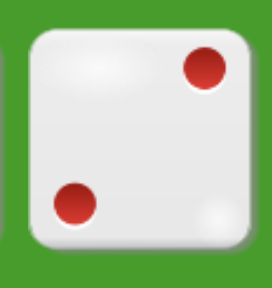
#> input picture assets/dice_two.png, 272 x 288 px
$ python resize_image.py
#> lines starting #> are read from the running program, lines starting #| are printed output that depends on the picture
from PIL import Image
import numpy as np
import sys

img = Image.open( '../assets/dice_two.png' )
#> img is the input picture: PIL image 272x288 RGBA; mean R, G, B, A 171.3, 196.5, 156, 255

output_image = img.resize((410,410))
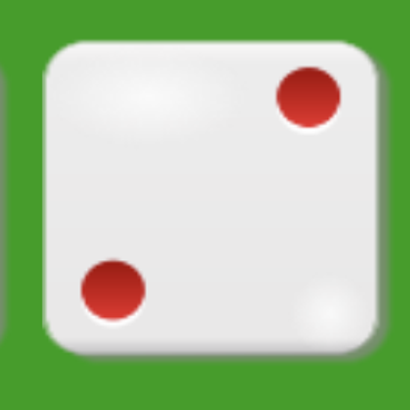
#> output_image: PIL image 410x410 RGBA; mean R, G, B, A 171.3, 196.5, 156, 255
output_image.save('test.png')

$ run again, with assets/dice.png copied over assets/dice_two.png
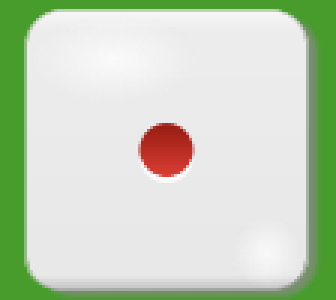
#> input picture assets/dice.png, 112 x 100 px (shown 3 times larger)
#> img is the input picture: PIL image 112x100 RGBA; mean R, G, B, A 198.3, 211.6, 189.2, 255
#> `output_image = img.resize((410,410))`:
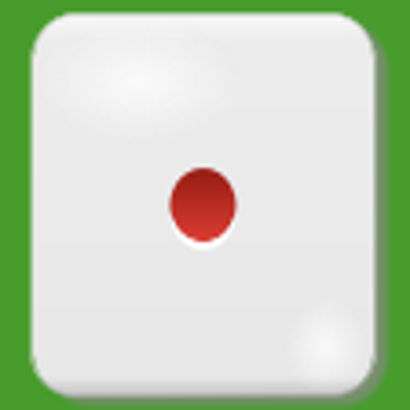
#> output_image: PIL image 410x410 RGBA; mean R, G, B, A 198.3, 211.6, 189.3, 255
